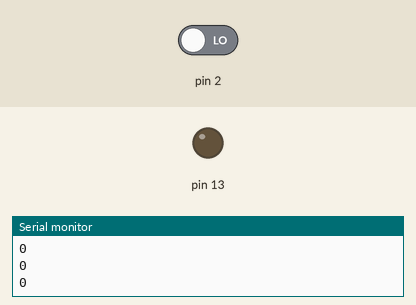
Recording of a sketch running on a simulated Arduino Uno, built with avr-gcc and run on an emulated ATmega328P. Shown: output pins drawn as LEDs (lit = HIGH), the last lines printed to the serial monitor. The inputs (shaded band) are chosen by the test bench; at power-on: pin 2 LOW.

Above: at 1.8 s.
1.9 s: pin 2 driven HIGH
At 2.9 s:
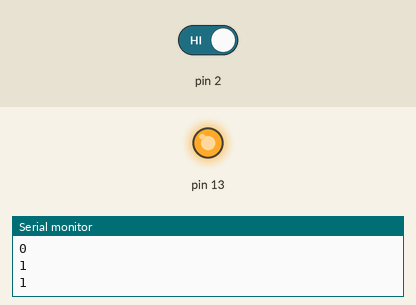
3.5 s: pin 2 driven LOW
At 4.0 s:
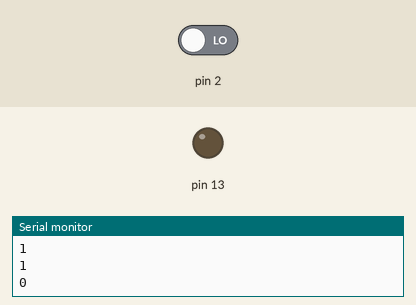
Timing chart, 0 to 6.5 s (numbered marks = the images above; inputs shaded):
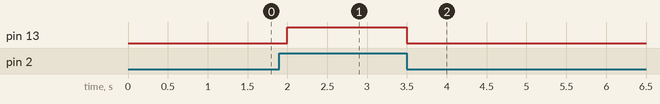

Measured:
- after the input at 1.9 s, pin 13: LOW → HIGH after 0.10 s
- after the input at 3.5 s, pin 13: HIGH → LOW at once

The sketch:

chave_tactil_lida_led.ino
```cpp
void setup() {
  Serial.begin(9600);
  pinMode(13, OUTPUT);
  pinMode(2, INPUT);
}

void loop() {
  int botao;
  botao = digitalRead(2);
  Serial.println(botao);

  if(botao == 1)
    digitalWrite(13,1);
  else
    digitalWrite(13,0);

  delay(500);
}
```
